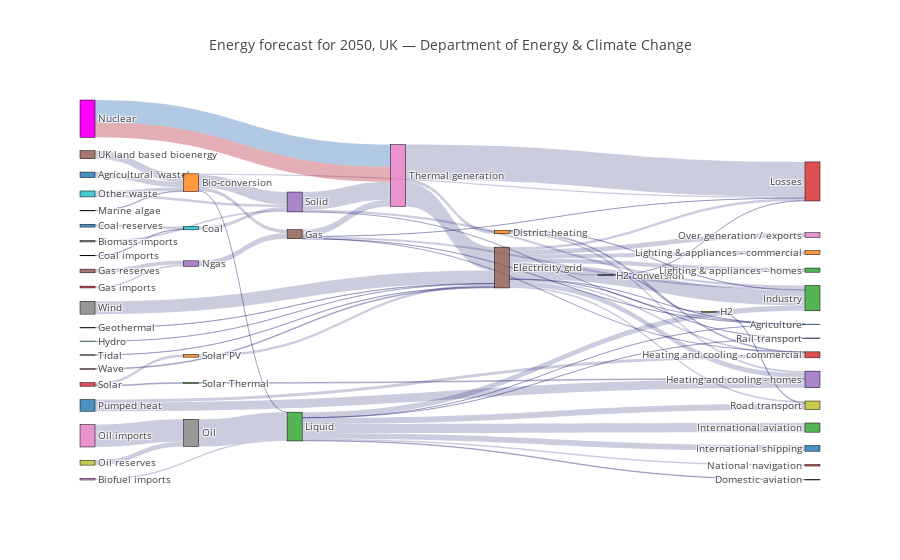

This figure's notebook cell:
### Code cell
data_trace = dict(
    type='sankey',
    width = 1118,
    height = 772,
    domain = dict(
      x =  [0,1],
      y =  [0,1]
    ),
    orientation = "h",
    valueformat = ".0f",
    valuesuffix = "TWh",
    node = dict(
      pad = 15,
      thickness = 15,
      line = dict(
        color = "black",
        width = 0.5
      ),
      label =  data['data'][0]['node']['label'],
      color =  data['data'][0]['node']['color']
    ),
    link = dict(
      source =  data['data'][0]['link']['source'],
      target =  data['data'][0]['link']['target'],
      value =  data['data'][0]['link']['value'],
      color =  data['data'][0]['link']['color'],
      label =  data['data'][0]['link']['label']
  ))

layout =  dict(
    title = "Energy forecast for 2050, UK — Department of Energy & Climate Change",
    font = dict(
      size = 10
    )
)

fig = dict(data=[data_trace], layout=layout)
plotly.offline.iplot(fig, validate=False)

### Figure 1 — Plotly figure (JSON) as saved in the notebook; plotly's stock layout.template omitted (floating-point values rounded to 4 significant figures)
{"data": [{"domain": {"x": [0, 1], "y": [0, 1]}, "height": 772, "link": {"color": ["rgba(0,0,96,0.2)", "rgba(0,0,96,0.2)", "rgba(0,0,96,0.2)", "rgba(0,0,96,0.2)", "rgba(0,0,96,0.2)", "rgba(0,0,96,0.2)", "rgba(0,0,96,0.2)", "rgba(0,0,96,0.2)", "rgba(0,0,96,0.2)", "rgba(0,0,96,0.2)", "rgba(0,0,96,0.2)", "rgba(0,0,96,0.2)", "rgba(0,0,96,0.2)", "rgba(0,0,96,0.2)", "rgba(0,0,96,0.2)", "rgba(0,0,96,0.2)", "rgba(0,0,96,0.2)", "rgba(0,0,96,0.2)", "rgba(0,0,96,0.2)", "rgba(0,0,96,0.2)", "rgba(0,0,96,0.2)", "rgba(0,0,96,0.2)", "rgba(0,0,96,0.2)", "rgba(0,0,96,0.2)", "rgba(0,0,96,0.2)", "rgba(0,0,96,0.2)", "rgba(0,0,96,0.2)", "rgba(0,0,96,0.2)", "rgba(0,0,96,0.2)", "rgba(0,0,96,0.2)", "rgba(0,0,96,0.2)", "rgba(0,0,96,0.2)", "rgba(0,0,96,0.2)", "rgba(0,0,96,0.2)", "rgba(0,0,96,0.2)", "rgba(0,0,96,0.2)", "rgba(0,0,96,0.2)", "rgba(0,0,96,0.2)", "rgba(0,0,96,0.2)", "rgba(0,0,96,0.2)", "rgba(0,0,96,0.2)", "rgba(0,0,96,0.2)", "rgba(0,0,96,0.2)", "rgba(0,0,96,0.2)", "rgba(0,0,96,0.2)", "rgba(0,0,96,0.2)", "rgba(33,102,172,0.35)", "rgba(178,24,43,0.35)", "rgba(0,0,96,0.2)", "rgba(0,0,96,0.2)", "rgba(0,0,96,0.2)", "rgba(0,0,96,0.2)", "rgba(0,0,96,0.2)", "rgba(0,0,96,0.2)", "rgba(0,0,96,0.2)", "rgba(0,0,96,0.2)", "rgba(0,0,96,0.2)", "rgba(0,0,96,0.2)", "rgba(0,0,96,0.2)", "rgba(0,0,96,0.2)", "rgba(0,0,96,0.2)", "rgba(0,0,96,0.2)", "rgba(0,0,96,0.2)", "rgba(0,0,96,0.2)", "rgba(0,0,96,0.2)", "rgba(0,0,96,0.2)", "rgba(0,0,96,0.2)", "rgba(0,0,96,0.2)", "rgba(0,0,96,0.2)"], "label": ["stream 1", "", "", "", "stream 1", "", "", "", "", "", "", "", "", "", "", "", "", "", "", "", "", "", "", "", "", "", "", "", "", "", "stream 1", "", "", "", "", "", "", "", "", "", "", "", "", "", "", "", "Old generation plant (made-up)", "New generation plant (made-up)", "", "", "", "", "", "", "", "", "", "", "", "", "", "", "", "", "", "", "", "", ""], "source": [0, 1, 1, 1, 1, 6, 7, 8, 10, 9, 11, 11, 11, 15, 15, 15, 15, 15, 15, 15, 15, 15, 15, 15, 23, 25, 5, 5, 5, 5, 5, 27, 17, 17, 28, 29, 2, 2, 2, 2, 2, 2, 2, 2, 34, 24, 35, 35, 36, 38, 37, 39, 39, 40, 40, 41, 42, 43, 43, 4, 4, 4, 26, 26, 26, 44, 45, 46, 47], "target": [1, 2, 3, 4, 5, 2, 4, 9, 9, 4, 12, 13, 14, 16, 14, 17, 12, 18, 19, 13, 3, 20, 21, 22, 24, 24, 13, 3, 26, 19, 12, 15, 28, 3, 18, 15, 12, 30, 18, 31, 32, 19, 33, 20, 1, 5, 26, 26, 37, 37, 2, 4, 1, 14, 13, 15, 14, 42, 41, 19, 26, 12, 15, 3, 11, 15, 1, 15, 15], "value": [124.7, 0.597, 26.86, 280.3, 81.14, 35, 35, 11.61, 63.97, 75.57, 10.64, 22.5, 46.18, 104.5, 113.7, 27.14, 342.2, 37.8, 4.412, 40.86, 56.69, 7.863, 90.01, 93.49, 40.72, 82.23, 0.129, 1.401, 151.9, 2.096, 48.58, 7.013, 20.9, 6.242, 20.9, 6.995, 121.1, 128.7, 135.8, 14.46, 206.3, 3.64, 33.22, 4.413, 14.38, 123.0, 500, 340.0, 504.3, 107.7, 612.0, 56.59, 77.81, 193.0, 70.67, 59.9, 19.26, 19.26, 59.9, 0.882, 400.1, 46.48, 525.5, 787.1, 79.33, 9.452, 182.0, 19.01, 289.4]}, "node": {"color": ["rgba(31, 119, 180, 0.8)", "rgba(255, 127, 14, 0.8)", "rgba(44, 160, 44, 0.8)", "rgba(214, 39, 40, 0.8)", "rgba(148, 103, 189, 0.8)", "rgba(140, 86, 75, 0.8)", "rgba(227, 119, 194, 0.8)", "rgba(127, 127, 127, 0.8)", "rgba(188, 189, 34, 0.8)", "rgba(23, 190, 207, 0.8)", "rgba(31, 119, 180, 0.8)", "rgba(255, 127, 14, 0.8)", "rgba(44, 160, 44, 0.8)", "rgba(214, 39, 40, 0.8)", "rgba(148, 103, 189, 0.8)", "rgba(140, 86, 75, 0.8)", "rgba(227, 119, 194, 0.8)", "rgba(127, 127, 127, 0.8)", "rgba(188, 189, 34, 0.8)", "rgba(23, 190, 207, 0.8)", "rgba(31, 119, 180, 0.8)", "rgba(255, 127, 14, 0.8)", "rgba(44, 160, 44, 0.8)", "rgba(214, 39, 40, 0.8)", "rgba(148, 103, 189, 0.8)", "rgba(140, 86, 75, 0.8)", "rgba(227, 119, 194, 0.8)", "rgba(127, 127, 127, 0.8)", "rgba(188, 189, 34, 0.8)", "rgba(23, 190, 207, 0.8)", "rgba(31, 119, 180, 0.8)", "rgba(255, 127, 14, 0.8)", "rgba(44, 160, 44, 0.8)", "rgba(214, 39, 40, 0.8)", "rgba(148, 103, 189, 0.8)", "magenta", "rgba(227, 119, 194, 0.8)", "rgba(127, 127, 127, 0.8)", "rgba(188, 189, 34, 0.8)", "rgba(23, 190, 207, 0.8)", "rgba(31, 119, 180, 0.8)", "rgba(255, 127, 14, 0.8)", "rgba(44, 160, 44, 0.8)", "rgba(214, 39, 40, 0.8)", "rgba(148, 103, 189, 0.8)", "rgba(140, 86, 75, 0.8)", "rgba(227, 119, 194, 0.8)", "rgba(127, 127, 127, 0.8)"], "label": ["Agricultural 'waste'", "Bio-conversion", "Liquid", "Losses", "Solid", "Gas", "Biofuel imports", "Biomass imports", "Coal imports", "Coal", "Coal reserves", "District heating", "Industry", "Heating and cooling - commercial", "Heating and cooling - homes", "Electricity grid", "Over generation / exports", "H2 conversion", "Road transport", "Agriculture", "Rail transport", "Lighting & appliances - commercial", "Lighting & appliances - homes", "Gas imports", "Ngas", "Gas reserves", "Thermal generation", "Geothermal", "H2", "Hydro", "International shipping", "Domestic aviation", "International aviation", "National navigation", "Marine algae", "Nuclear", "Oil imports", "Oil", "Oil reserves", "Other waste", "Pumped heat", "Solar PV", "Solar Thermal", "Solar", "Tidal", "UK land based bioenergy", "Wave", "Wind"], "line": {"color": "black", "width": 0.5}, "pad": 15, "thickness": 15}, "orientation": "h", "type": "sankey", "valueformat": ".0f", "valuesuffix": "TWh", "width": 1118}], "layout": {"font": {"size": 10}, "title": "Energy forecast for 2050, UK — Department of Energy & Climate Change"}}
